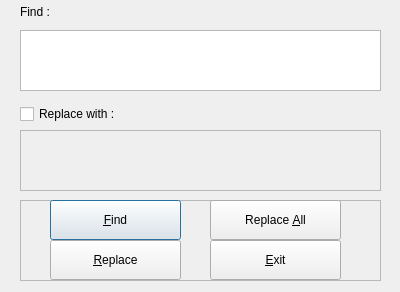
<?xml version="1.0" encoding="UTF-8"?>
<ui version="4.0">
 <class>SearchWindow</class>
 <widget class="QDialog" name="SearchWindow">
  <property name="geometry">
   <rect>
    <x>0</x>
    <y>0</y>
    <width>400</width>
    <height>292</height>
   </rect>
  </property>
  <property name="windowTitle">
   <string>Find / Replace</string>
  </property>
  <widget class="QLabel" name="label">
   <property name="geometry">
    <rect>
     <x>20</x>
     <y>0</y>
     <width>61</width>
     <height>24</height>
    </rect>
   </property>
   <property name="text">
    <string>Find :</string>
   </property>
  </widget>
  <widget class="QPlainTextEdit" name="textFind">
   <property name="geometry">
    <rect>
     <x>20</x>
     <y>30</y>
     <width>361</width>
     <height>61</height>
    </rect>
   </property>
  </widget>
  <widget class="QPlainTextEdit" name="textReplace">
   <property name="enabled">
    <bool>false</bool>
   </property>
   <property name="geometry">
    <rect>
     <x>20</x>
     <y>130</y>
     <width>361</width>
     <height>61</height>
    </rect>
   </property>
  </widget>
  <widget class="QFrame" name="frameButton">
   <property name="geometry">
    <rect>
     <x>20</x>
     <y>200</y>
     <width>361</width>
     <height>81</height>
    </rect>
   </property>
   <property name="frameShape">
    <enum>QFrame::StyledPanel</enum>
   </property>
   <property name="frameShadow">
    <enum>QFrame::Raised</enum>
   </property>
   <widget class="QPushButton" name="buttonFind">
    <property name="geometry">
     <rect>
      <x>30</x>
      <y>0</y>
      <width>131</width>
      <height>40</height>
     </rect>
    </property>
    <property name="text">
     <string>&amp;Find</string>
    </property>
   </widget>
   <widget class="QPushButton" name="buttonReplace">
    <property name="geometry">
     <rect>
      <x>30</x>
      <y>40</y>
      <width>131</width>
      <height>40</height>
     </rect>
    </property>
    <property name="text">
     <string>&amp;Replace</string>
    </property>
   </widget>
   <widget class="QPushButton" name="buttonReplaceAll">
    <property name="geometry">
     <rect>
      <x>190</x>
      <y>0</y>
      <width>131</width>
      <height>40</height>
     </rect>
    </property>
    <property name="text">
     <string>Replace &amp;All</string>
    </property>
   </widget>
   <widget class="QPushButton" name="buttonExit">
    <property name="geometry">
     <rect>
      <x>190</x>
      <y>40</y>
      <width>131</width>
      <height>40</height>
     </rect>
    </property>
    <property name="text">
     <string>&amp;Exit</string>
    </property>
   </widget>
  </widget>
  <widget class="QCheckBox" name="checkBox">
   <property name="geometry">
    <rect>
     <x>20</x>
     <y>100</y>
     <width>161</width>
     <height>28</height>
    </rect>
   </property>
   <property name="text">
    <string>Replace with :</string>
   </property>
  </widget>
 </widget>
 <resources/>
 <connections/>
</ui>
